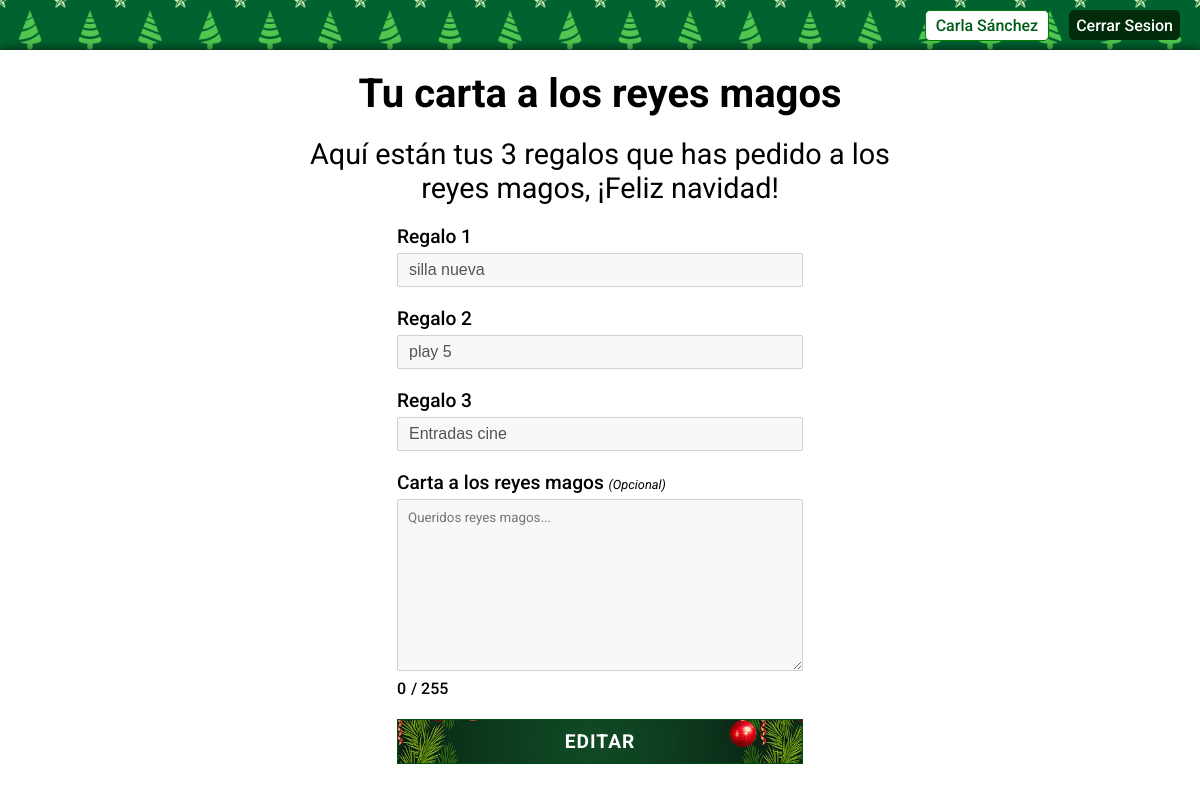
Screenshot of /dashboard.php (signed in) with the database file from the repository.
### tables this page shows
CREATE TABLE IF NOT EXISTS `data_users` (
  `nombre` varchar(32) NOT NULL,
  `apellidos` varchar(32) NOT NULL,
  `usuario` varchar(16) NOT NULL,
  `edad` int(11) DEFAULT NULL,
  `direccion` varchar(255) NOT NULL,
  `password` varchar(255) NOT NULL,
  `tipo` int(11) NOT NULL DEFAULT 1,
  `regalo1` char(128) DEFAULT NULL,
  `regalo2` char(128) DEFAULT NULL,
  `regalo3` char(128) DEFAULT NULL,
  `carta` char(255) DEFAULT NULL,
  PRIMARY KEY (`usuario`)
);

### dashboard.php (the view, shortened to what this page needs)
<?php
    if(isset($_SESSION["username"])) {
?>
<?php
    $servername = "localhost";
    $username = "root";
    $password = "";
    $dbname = "usuarios";
    $conn = new mysqli($servername, $username, $password, $dbname);
    $query_consultar_user = 'SELECT tipo, nombre, apellidos, regalo1, regalo2, regalo3, carta FROM data_users WHERE usuario = ? LIMIT 1;';
    $stmt = $conn->prepare($query_consultar_user);
    $stmt->bind_param('s', $_SESSION["username"]);
    $stmt->execute();
    $result_consultar_user = $stmt->get_result();
    if ($result_consultar_user && $result_consultar_user->num_rows > 0) {
        $row_consultar_user = $result_consultar_user->fetch_assoc();
        $tipo_usuario = $row_consultar_user['tipo'];
        $regalo1_existente = $row_consultar_user['regalo1'];
        if($tipo_usuario == 1){
            if($regalo1_existente === '' || $regalo1_existente === null) {
?>
<!DOCTYPE html>
<html lang="en">
<head>
    <meta charset="UTF-8">
    <meta name="viewport" content="width=device-width, initial-scale=1.0">
    <link rel="stylesheet" href="./styles/dashboard.css">
    <link rel="icon" type="image/x-icon" href="/images/favicon.png">
    <title>Carta a los reyes magos </title>
</head>
<body>
    <header>
        <p><?php echo $row_consultar_user['nombre'] . ' ' . $row_consultar_user['apellidos'];?></p>
        <form method="post" action="logout.php"><input type="submit" value="Cerrar Sesion" class="logout-button"></form>
    </header>
    <main>
        <h1>Tu carta a los reyes magos </h1>
        <form method="post" class="formulario" action="insertar_regalos.php">
            Escribe tus 3 regalos que más quieras pedir a los Reyes Magos
            <label>Regalo 1
                <input type="text" name="r1" id="r1" placeholder="Escribe tu regalo 1 aquí" required>
            </label>
            <label>Regalo 2
                <input type="text" name="r2" id="r2" placeholder="Escribe tu regalo 2 aquí" required>
            </label>
            <label>Regalo 3
                <input type="text" name="r3" id="r3" placeholder="Escribe tu regalo 3 aquí" required>
            </label>
            <label><span>Carta a los reyes magos <i>(Opcional)</i></span>
                <textarea name="carta" id="carta" maxlength="255" cols="30" rows="10" placeholder="Queridos reyes magos..."></textarea>
                <div id="textarea-count">
                    <span id="current">0</span>
                    <span id="maximum">/ 255</span>
                  </div>
            </label>
            <input type="submit" value="Pedir" class="submit-pedir">
        </form>
    </main>
    <script src="scripts/dashboard.js"></script>
</body>
</html>
<?php
    }else{
?>
    <!DOCTYPE html>
<html lang="en">
<head>
    <link rel="stylesheet" href="./styles/dashboard.css">
</head>
<body>
    <header>
        <p><?php echo $row_consultar_user['nombre'] . ' ' . $row_consultar_user['apellidos'];?></p>
        <form method="post" action="logout.php"><input type="submit" value="Cerrar Sesion" class="logout-button"></form>
    </header>
    <main>
        <h1>Tu carta a los reyes magos </h1>
        <form method="post" action="insertar_regalos.php" class="formulario">
            <span class="form-title">Aquí están tus 3 regalos que has pedido a los reyes magos, ¡Feliz navidad!</span>
            <label>Regalo 1
                <input type="text" name="r1" id="r1" placeholder="Escribe tu regalo 1 aquí" required disabled
                value="<?php echo $row_consultar_user['regalo1'];?>">
            </label>
            <label>Regalo 2
                <input type="text" name="r2" id="r2" placeholder="Escribe tu regalo 2 aquí" required disabled
                value="<?php echo $row_consultar_user['regalo2'];?>">
            </label>
            <label>Regalo 3
                <input type="text" name="r3" id="r3" placeholder="Escribe tu regalo 3 aquí" required disabled value="<?php echo $row_consultar_user['regalo3'];?>">
            </label>
            <label><span>Carta a los reyes magos <i>(Opcional)</i></span>
                <textarea name="carta" id="carta" maxlength="255" cols="30" rows="10" placeholder="Queridos reyes magos..." disabled><?php echo $row_consultar_user['carta']?></textarea>
                <div id="textarea-count">
                    <span id="current">0</span>
                    <span id="maximum">/ 255</span>
                  </div>
            </label>
            <button type="button" id="boton-editar" class="submit-editar">Editar</button>
        </form>
    </main>
</body>
</html>
<?php
            }
}
}
    } else {
        header('location: login.php');
    }
?>

### styles/dashboard.css (style rules this page uses)
* { margin: 0; }
body { background-image: url('../images/navidad.jpg'); background-size: cover; }
header { width: 100%; height: 50px; background-image: url('../images/christmas-texture.jpg'); background-size: 15%; box-shadow: 0px 0px 10px 0px rgba(0,0,0,0.75); display: flex; justify-content: right; align-items: center; padding: 0 20px; box-sizing: border-box; }
.logout-button { height: 30px; background-color: rgb(0, 44, 10); color: #fff; border: 1px solid rgb(0, 44, 10); border-radius: 5px; cursor: pointer; font-family: Roboto; font-size: 1rem; font-weight: 500; }
header p { font-family: Roboto; font-size: 1rem; font-weight: 500; margin-right: 20px; color: rgb(0, 92, 21); border: 1px solid green; padding: 5px 10px; background-color: white; border-radius: 5px; -webkit-border-radius: 5px; -moz-border-radius: 5px; -ms-border-radius: 5px; -o-border-radius: 5px; }
main { background-color: #fff; box-shadow: 0px 0px 10px 0px rgba(0,0,0,0.75); box-sizing: border-box; padding: 20px; height: calc(100vh-50px); }
h1 { font-family: Roboto; font-size: 2.5rem; text-align: center; }
.formulario { width: 50%; display: flex; flex-direction: column; justify-content: space-around; align-items: center; gap: 20px; padding: 20px; margin: 0 auto; font-family: Roboto; }
.form-title { font-size: 1.8rem; text-align: center; }
.formulario label { display: flex; flex-direction: column; justify-content: space-around; align-items: left; width: 70%; gap: 5px; font-size: 1.2rem; font-weight: 500; }
.formulario label input { width: 100%; height: 25px; font-size: 1rem; box-sizing: border-box; padding: 15px 10px; }
.formulario label span i { font-size: 0.8rem; font-weight: 400; color: #000; }
.formulario textarea { width: 100%; font-family: Roboto; box-sizing: border-box; padding: 10px; }
.submit-editar { width: 70%; height: 45px; color: white; font-family: Roboto; font-size: 1.2rem; font-weight: 700; letter-spacing: 1px; text-transform: uppercase; border: 1px solid white; cursor: pointer; background-image: url('../images/green-texture.jpg'); background-size: 90%; background-position: center; border: 1px solid rgb(0, 76, 18); }
#current, #maximum { font-size: 1rem; }

### rows the page displays
data_users: nombre "Carla", apellidos "Sánchez", r1 "silla nueva", r2 "play 5", r3 "Entradas cine"
